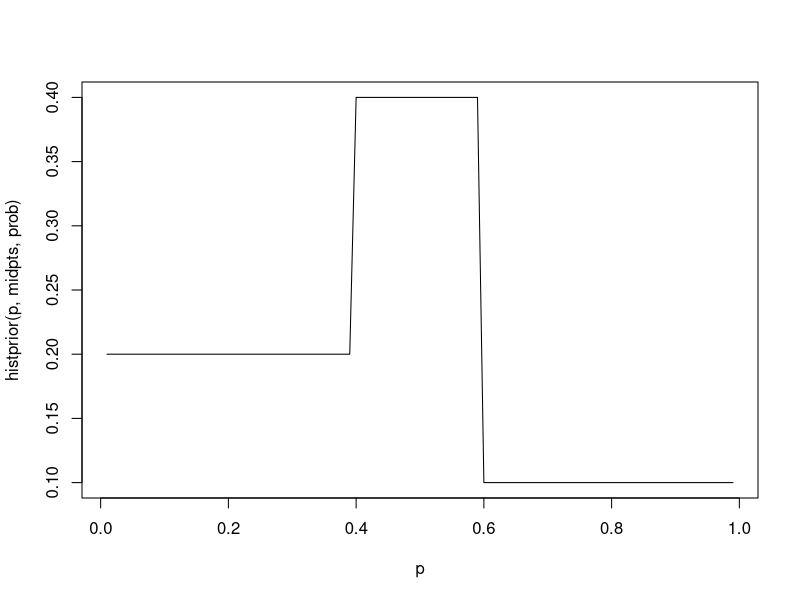

The R source for this figure:
library(LearnBayes)


### Name: histprior
### Title: Density function of a histogram distribution
### Aliases: histprior
### Keywords: models

### ** Examples

midpts=c(.1,.3,.5,.7,.9)
prob=c(.2,.2,.4,.1,.1)
p=seq(.01,.99,by=.01)
plot(p,histprior(p,midpts,prob),type="l")
